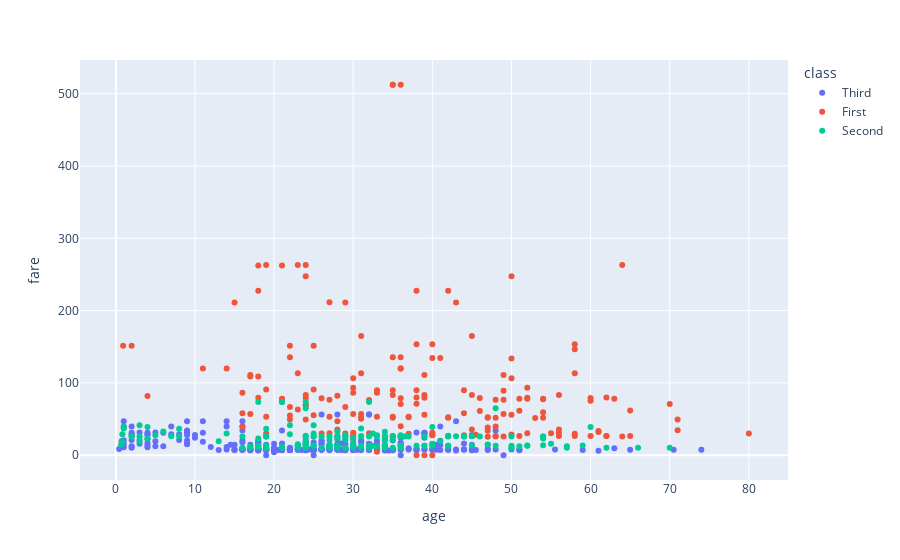

Notebook code for this chart:
### Code cell
# make scatter plot via plotly
import plotly.express as px

fig = px.scatter( df, x='age', y='fare', color='class')
fig.show()

### Figure 1 — Plotly figure (JSON) as saved in the notebook; plotly's stock layout.template omitted (floating-point values rounded to 4 significant figures; data arrays with more than 128 entries replaced by an {"elided": "..."} marker saying what was removed)
{"data": [{"hovertemplate": "class=Third<br>age=%{x}<br>fare=%{y}<extra></extra>", "legendgroup": "Third", "marker": {"color": "#636efa", "symbol": "circle"}, "mode": "markers", "name": "Third", "orientation": "v", "showlegend": true, "type": "scatter", "x": {"elided": "491 float values"}, "xaxis": "x", "y": {"elided": "491 float values"}, "yaxis": "y"}, {"hovertemplate": "class=First<br>age=%{x}<br>fare=%{y}<extra></extra>", "legendgroup": "First", "marker": {"color": "#EF553B", "symbol": "circle"}, "mode": "markers", "name": "First", "orientation": "v", "showlegend": true, "type": "scatter", "x": {"elided": "216 float values"}, "xaxis": "x", "y": {"elided": "216 float values"}, "yaxis": "y"}, {"hovertemplate": "class=Second<br>age=%{x}<br>fare=%{y}<extra></extra>", "legendgroup": "Second", "marker": {"color": "#00cc96", "symbol": "circle"}, "mode": "markers", "name": "Second", "orientation": "v", "showlegend": true, "type": "scatter", "x": {"elided": "184 float values"}, "xaxis": "x", "y": {"elided": "184 float values"}, "yaxis": "y"}], "layout": {"legend": {"title": {"text": "class"}, "tracegroupgap": 0}, "margin": {"t": 60}, "xaxis": {"anchor": "y", "domain": [0, 1], "title": {"text": "age"}}, "yaxis": {"anchor": "x", "domain": [0, 1], "title": {"text": "fare"}}}}
